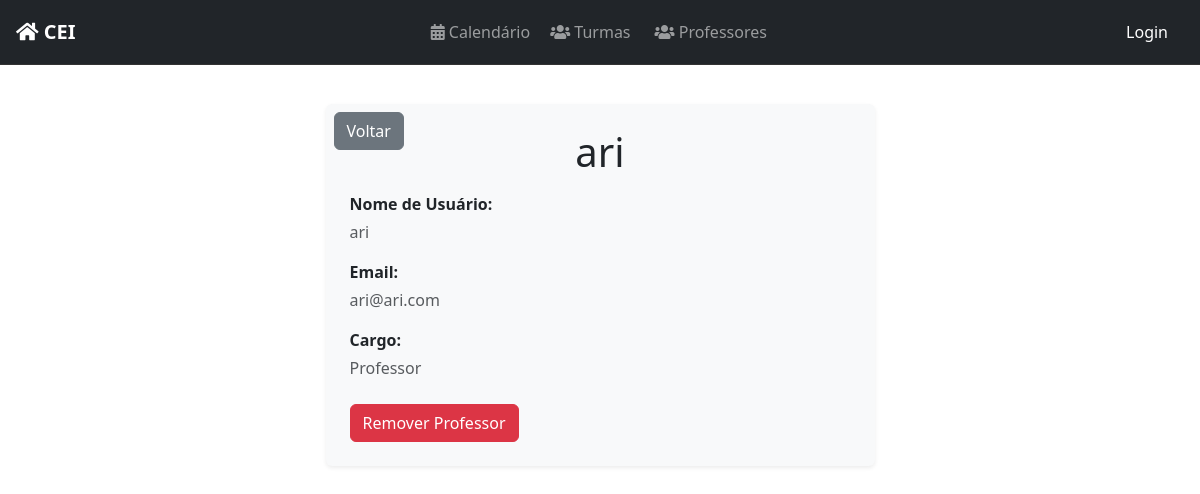
/docente/22/, run on the app's committed database.
### profiles/models.py (models this page shows, shortened)
class CustomUser(AbstractUser):
    id = models.BigAutoField(primary_key=True)
    turma = models.ForeignKey('classes.Turma', on_delete=models.SET_NULL, blank=True, null=True, related_name='customuser_set')
    @property
    def cargo(self):
        if self.groups.filter(name="Tutor").exists():
            return "Aluno e Tutor"
        elif self.groups.filter(name="Discente").exists():
            return "Aluno"
        elif self.groups.filter(name="Docente").exists():
            return "Professor"
        elif self.groups.filter(name="Administrador").exists():
            return "Administrador"
        return "Indefinido"

### profiles/views.py (the view, shortened to what this page needs)
# urls.py: path('docente/<int:pk>/', DocenteDetailView.as_view(), name='docente_detail'),
class DocenteDetailView(GroupRequiredMixin, LoginRequiredMixin, DetailView):
    group_required = u"Administrador"
    login_url = reverse_lazy('login')
    model = CustomUser
    template_name = "registration/detail_docente.html"
    context_object_name = "docente"
    login_url = reverse_lazy('login')
    def get_queryset(self):
        docente_group = Group.objects.filter(name="Docente").first()
        if docente_group:
            return CustomUser.objects.filter(groups=docente_group)
        return CustomUser.objects.none()
    def get_context_data(self, **kwargs):
        context = super().get_context_data(**kwargs)
        context['titulo'] = f"Detalhes do Professor: {self.object.username}"
        return context

### tasks/context_processors.py (called while the page is built)
def user_in_discente(request):
    if request.user.is_authenticated:
        return {'user_in_discente': request.user.groups.filter(name="Discente").exists()}
    return {'user_in_discente': False}

### profiles/templates/registration/detail_docente.html (shortened to what this page needs)
{% extends 'base.html' %}
{% block content %}
<div class="container mt-4">
    <div class="row justify-content-center">
        <div class="col-md-8 col-lg-6 bg-light p-4 rounded shadow-sm position-relative">
            <a href="javascript:history.back()"
               class="btn btn-secondary position-absolute top-0 start-0 mt-2 ms-2">
                Voltar
            </a>
            <h1 class="display-6 text-center mb-3">{{ docente.username }}</h1>
            <div class="mb-3">
                <p class="fw-bold mb-1">Nome de Usuário:</p>
                <p class="text-muted mb-0">{{ docente.username }}</p>
            </div>
            <div class="mb-3">
                <p class="fw-bold mb-1">Email:</p>
                <p class="text-muted mb-0">{{ docente.email }}</p>
            </div>
            <div class="mb-3">
                <p class="fw-bold mb-1">Cargo:</p>
                <p class="text-muted mb-0">{{ docente.cargo }}</p>
            </div>
            <div class="mt-4">
                <button type="button"
                        class="btn btn-danger"
                        data-bs-toggle="modal"
                        data-bs-target="#confirmModal">
                    Remover Professor
                </button>
            </div>
        </div>
    </div>
</div>
{% endblock %}

### tasks/templates/base.html (style rules this page uses)
.container { padding: 15px; }

### data on the page
CustomUser: username "ari", email "ari@ari.com", cargo "Professor"
